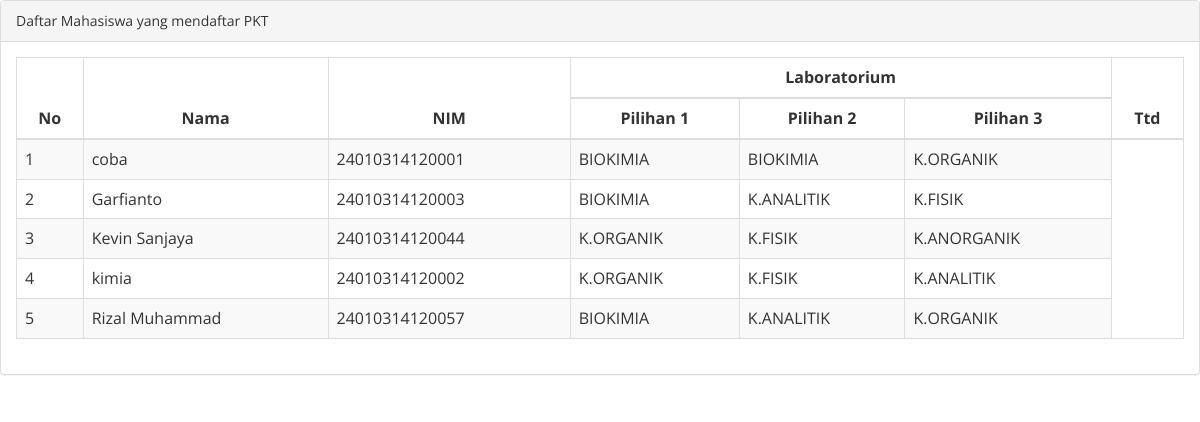
The app's page /dashboard/report_mhs_pkt.php with its own data.
### tables this page shows
CREATE TABLE `daftar_pkt` (
  `pilihan1` varchar(50) NOT NULL,
  `pilihan2` varchar(50) NOT NULL,
  `pilihan3` varchar(50) NOT NULL,
  `ttd` varchar(1) DEFAULT NULL,
  `nim` varchar(30) NOT NULL,
  `no_pkt` int(11) NOT NULL
);

CREATE TABLE `anggota` (
  `nim` varchar(20) NOT NULL,
  `nama` varchar(30) NOT NULL,
  `password` varchar(50) NOT NULL,
  `alamat` varchar(150) NOT NULL,
  `kota` varchar(30) NOT NULL,
  `email` varchar(50) NOT NULL,
  `no_telp` varchar(15) NOT NULL,
  `id_wali` varchar(20) NOT NULL,
  `angkatan` varchar(10) NOT NULL,
  `judul` varchar(80) NOT NULL,
  `idlab` varchar(10) NOT NULL
);

### dashboard/report_mhs_pkt.php (the view, shortened to what this page needs)
<?php
	include_once('functions.php');
?>
<!DOCTYPE html>
<html>
<head>
	 <link href="assets/css/bootstrap.css" rel="stylesheet" />
    <link href="assets/css/font-awesome.css" rel="stylesheet" />
    <link href="assets/css/custom.css" rel="stylesheet" />
</head>
<body onload="window.print()">
<div class="row" >
	<div class="col-md-12 col-sm-12 col-xs-12">
		<div class="panel panel-default">
			<div class="panel-heading">
			   Daftar Mahasiswa yang mendaftar PKT
			</div>
			<div class="panel-body">
				<div class="table-responsive">
					<table class="table table-striped table-bordered table-hover">
						<thead align="center">
							<tr align="center">
								<th rowspan="2">No</th>
								<th rowspan="2">Nama</th>
								<th rowspan="2">NIM</th>
								<th colspan="3" align="center">Laboratorium</th>
								<th rowspan="2">Ttd</th>
							</tr>
							<tr>
								<th>Pilihan 1</th>
								<th>Pilihan 2</th>
								<th>Pilihan 3</th>
							</tr>
						</thead>
						<tbody id="hasil_cari">
						<?php
							$query = "SELECT * FROM daftar_pkt INNER JOIN anggota ON daftar_pkt.nim=anggota.nim ORDER BY nama LIMIT 10";
							$result = $con->query( $query );
							$i=1;
							while($row = $result->fetch_object()){
								echo "<tr>";
								echo "<td>".$i."</td>";$i++;
								echo "<td>".$row->nama."</td>";
								echo "<td>".$row->nim."</td>";
								echo "<td>".$row->pilihan1."</td>";
								echo "<td>".$row->pilihan2."</td>";
								echo "<td>".$row->pilihan3."</td>";
								echo "</tr>";
							}
						?>
						</tbody>
					</table>
				</div>
			</div>
		</div>
	</div>
</div>
</body>
</html>
<?php
	include_once('footer.php');
?>

### dashboard/assets/css/custom.css (style rules this page uses)
body { font-family: 'Open Sans', sans-serif; }

### records on screen
daftar_pkt: anggota.nama "coba", anggota.nim "24010314120001", pilihan1 "BIOKIMIA", pilihan2 "BIOKIMIA", pilihan3 "K.ORGANIK"
daftar_pkt: anggota.nama "Garfianto", anggota.nim "24010314120003", pilihan1 "BIOKIMIA", pilihan2 "K.ANALITIK", pilihan3 "K.FISIK"
daftar_pkt: anggota.nama "Kevin Sanjaya", anggota.nim "24010314120044", pilihan1 "K.ORGANIK", pilihan2 "K.FISIK", pilihan3 "K.ANORGANIK"
daftar_pkt: anggota.nama "kimia", anggota.nim "24010314120002", pilihan1 "K.ORGANIK", pilihan2 "K.FISIK", pilihan3 "K.ANALITIK"
daftar_pkt: anggota.nama "Rizal Muhammad", anggota.nim "24010314120057", pilihan1 "BIOKIMIA", pilihan2 "K.ANALITIK", pilihan3 "K.ORGANIK"
